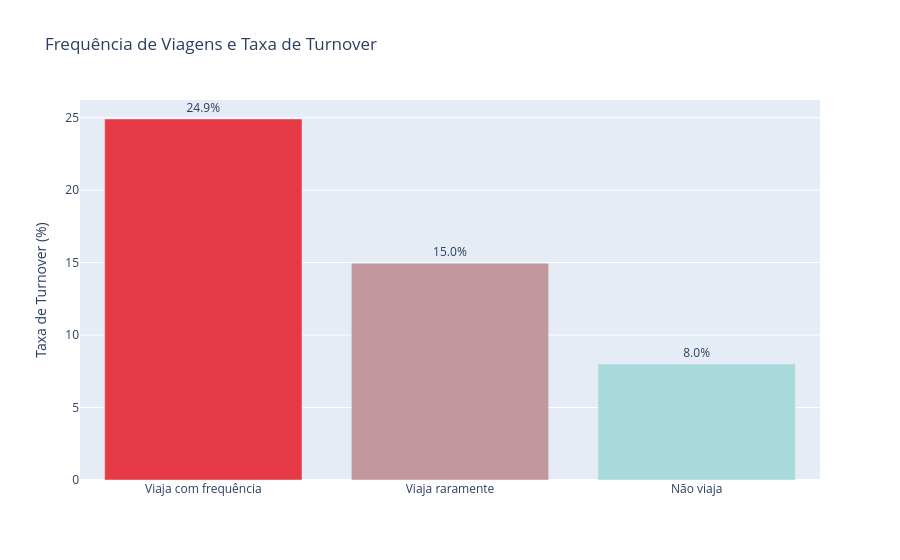

Notebook code for this chart:
### Markdown cell above
## 5. Viagens a Trabalho

### Code cell
# Business travel vs turnover
viagem = df.groupby('BusinessTravel')['saiu'].mean().reset_index()
viagem.columns = ['frequencia', 'taxa']
viagem['taxa'] *= 100
viagem = viagem.sort_values('taxa', ascending=False)

traducao = {
    'Travel_Frequently': 'Viaja com frequência',
    'Travel_Rarely': 'Viaja raramente',
    'Non-Travel': 'Não viaja'
}
viagem['frequencia'] = viagem['frequencia'].map(traducao)

fig = px.bar(
    viagem, x='frequencia', y='taxa',
    color='taxa',
    color_continuous_scale=['#A8DADC', '#E63946'],
    title='Frequência de Viagens e Taxa de Turnover',
    labels={'frequencia': '', 'taxa': 'Taxa de Turnover (%)'},
    text=viagem['taxa'].round(1).astype(str) + '%'
)
fig.update_traces(textposition='outside')
fig.update_layout(coloraxis_showscale=False)
fig.show()

### Figure 1 — Plotly figure (JSON) as saved in the notebook; plotly's stock layout.template omitted (floating-point values rounded to 4 significant figures)
{"data": [{"hovertemplate": "=%{x}<br>Taxa de Turnover (%)=%{marker.color}<br>text=%{text}<extra></extra>", "legendgroup": "", "marker": {"color": [24.91, 14.96, 8.0], "coloraxis": "coloraxis", "pattern": {"shape": ""}}, "name": "", "orientation": "v", "showlegend": false, "text": ["24.9%", "15.0%", "8.0%"], "textposition": "outside", "type": "bar", "x": ["Viaja com frequência", "Viaja raramente", "Não viaja"], "xaxis": "x", "y": [24.91, 14.96, 8.0], "yaxis": "y"}], "layout": {"barmode": "relative", "coloraxis": {"colorbar": {"title": {"text": "Taxa de Turnover (%)"}}, "colorscale": [[0.0, "#A8DADC"], [1.0, "#E63946"]], "showscale": false}, "legend": {"tracegroupgap": 0}, "title": {"text": "Frequência de Viagens e Taxa de Turnover"}, "xaxis": {"anchor": "y", "domain": [0.0, 1.0], "title": {"text": ""}}, "yaxis": {"anchor": "x", "domain": [0.0, 1.0], "title": {"text": "Taxa de Turnover (%)"}}}}
